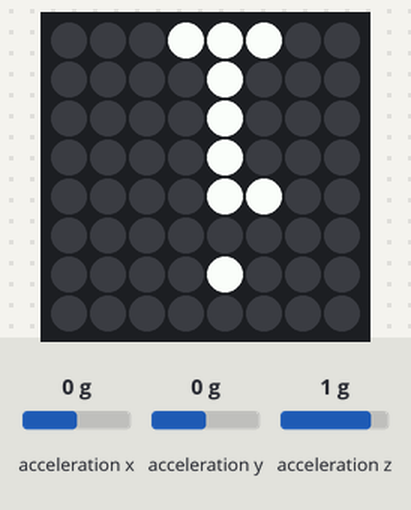
Simulated run of this program. Board: Raspberry Pi (BCM pin numbers) with a Sense HAT. On the bench: the Sense HAT's 8×8 RGB LED matrix. The test bench sets the inputs (shaded band); at power-on: acceleration x 0 g, acceleration y 0 g, acceleration z 1 g. At 0.0 s the program stops and its outputs stay as they are.

Above: at 0.1 s.

The program:

auto_orientation.py
```python
#!/usr/bin/python
# from sense_hat import SenseHat
from sense_hat import SenseHat
sense = SenseHat()
raw = sense.get_accelerometer_raw()


x=raw['x']
y=raw['y']
z=raw['z']


def in_range(input, mid_num):
	max=mid_num + .5
	min=mid_num - .5
	if  input >=min and input <=max:
		return 1
	else:
		return 0

def get_orientation():
	if in_range(x, 0) and in_range(y, 1) and in_range(z, 0):
		orientation = 0
	elif in_range(x, -1) and in_range(y, 0) and in_range(z, 0):
		orientation = 90
	elif in_range(x, 0) and in_range(y, -1) and in_range(z, 0):
		orientation = 180
	elif in_range(x, 1) and in_range(y, 0) and in_range(z, 0):
		orientation = 270
	else:
		orientation=180
	pass
	return orientation
pass


sense.rotation = get_orientation()
sense.show_letter("i")
```
